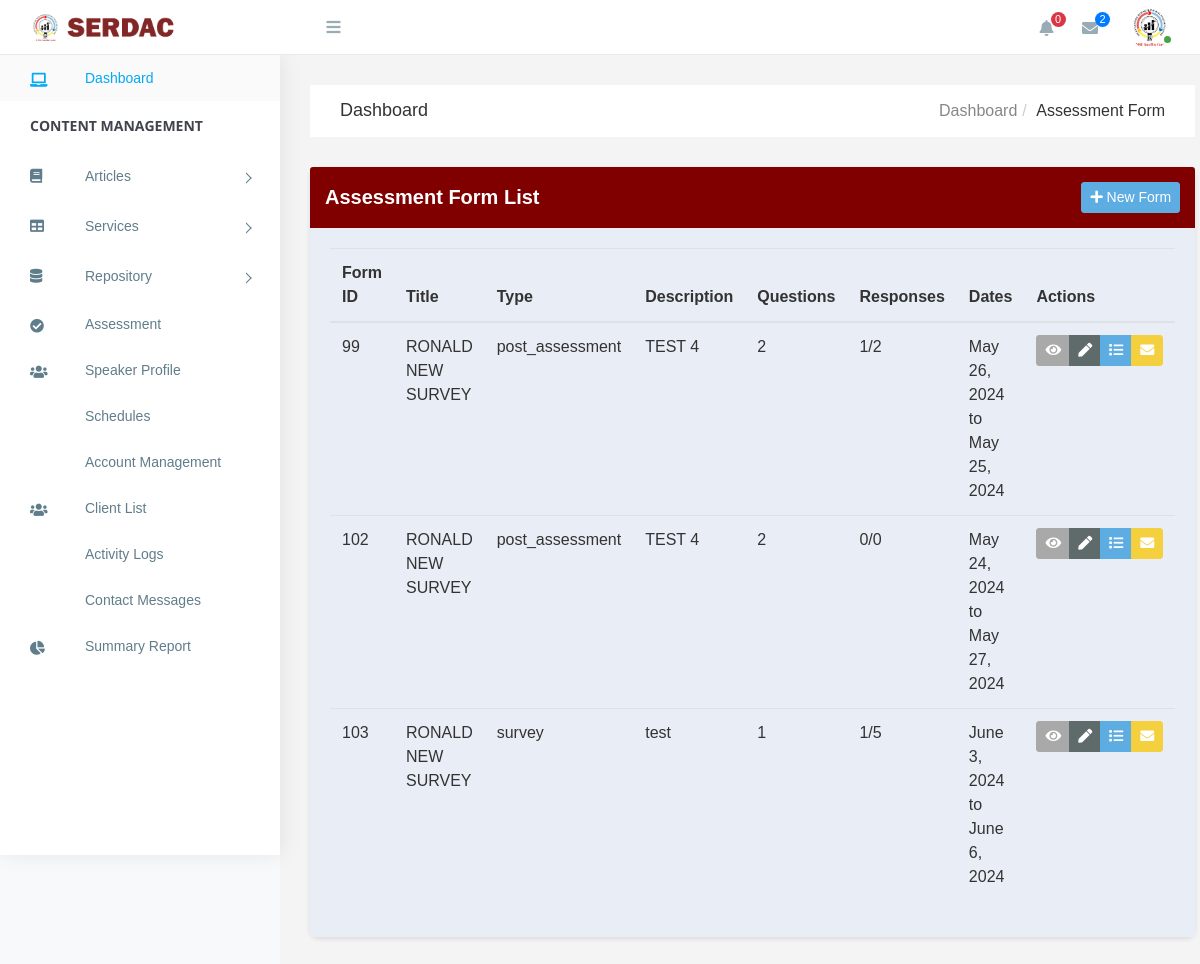
The app's page /admin/assessment.php (signed in) with its own data.
### tables this page shows
CREATE TABLE `asmt_forms` (
  `form_id` int(11) NOT NULL,
  `title` varchar(255) NOT NULL,
  `description` text DEFAULT NULL,
  `form_type` varchar(50) NOT NULL,
  `request_id` int(11) NOT NULL,
  `start_date` date DEFAULT NULL,
  `end_date` date DEFAULT NULL,
  `quota` int(11) NOT NULL,
  `response_limit` int(11) NOT NULL
);

### admin/assessment.php (the view, shortened to what this page needs)
<?php include('include/header.php')?>
<link rel="stylesheet" href="https://cdnjs.cloudflare.com/ajax/libs/font-awesome/5.15.4/css/all.min.css">
<link rel="stylesheet" href="css/assmt.form.view.css">
<body>
    <?php include('include/sidebar.php')?>
    <div id="right-panel" class="right-panel">
        <?php include('include/navbar.php')?>
        <div class="breadcrumbs">
            <div class="breadcrumbs-inner">
                <div class="row m-0">
                    <div class="col-sm-4">
                        <div class="page-header float-left">
                            <div class="page-title">
                                <h1>Dashboard</h1>
                            </div>
                        </div>
                    </div>
                    <div class="col-sm-8">
                        <div class="page-header float-right">
                            <div class="page-title">
                                <ol class="breadcrumb text-right">
                                    <li><a href="index.php">Dashboard</a></li>
                                    <li class="active">Assessment Form</li>
                                </ol>
                            </div>
                        </div>
                    </div>
                </div>
            </div>
        </div>
        <div class="content">
            <div class="row">
                <div class="col-md-12">
                    <div class="card">
                        <div class="card-header d-flex justify-content-between align-items-center">
                            <strong class="card-title">Assessment Form List</strong>
                            <a href="form_builder.php" class="btn btn-primary btn-sm" id="addNewFormBtn">
                                <i class="fas fa-plus"></i> New Form
                            </a>
                        </div>
                        <div class="card-body">
                            <div class="table-responsive custom-table-container">
                                <?php
    $results = mysqli_query($con, "SELECT * FROM asmt_forms");
    ?>
                                <table class="table table-hover" id="assessment_form_table">
                                    <thead>
                                        <tr>
                                            <th scope="col">Form ID</th>
                                            <th scope="col">Title</th>
                                            <th scope="col">Type</th>
                                            <th scope="col">Description</th>
                                            <th scope="col">Questions</th>
                                            <th scope="col">Responses</th>
                                            <th scope="col">Dates</th>
                                            <th scope="col">Actions</th>
                                        </tr>
                                    </thead>
                                    <tbody>
                                        <?php
            while ($row = mysqli_fetch_array($results)) {
                $form_id = $row['form_id'];
                $questionCountResult = mysqli_query($con, "SELECT COUNT(*) as question_count FROM asmt_questions WHERE form_id = $form_id");
                $questionCount = mysqli_fetch_assoc($questionCountResult)['question_count'];
                $responseCountResult = mysqli_query($con, "SELECT COUNT(DISTINCT user_id) as response_count FROM asmt_responses WHERE form_id = $form_id");
                $responseCount = mysqli_fetch_assoc($responseCountResult)['response_count'];
                $startDate = date('F j, Y', strtotime($row['start_date']));
                $endDate = date('F j, Y', strtotime($row['end_date']));
                $responsesWithQuota = $responseCount . '/' . $row['quota'];
            ?>
                                        <tr>
                                            <td><?php echo $row['form_id']; ?></td>
                                            <td><?php echo $row['title']; ?></td>
                                            <td><?php echo $row['form_type']; ?></td>
                                            <td><?php echo $row['description']; ?></td>
                                            <td><?php echo $questionCount; ?></td>
                                            <td><?php echo $responsesWithQuota; ?></td>
                                            <td><?php echo $startDate . ' to ' . $endDate; ?></td>
                                            <td>
                                                <div class="btn-group" role="group" aria-label="Form Actions">
                                                    <a href="../assmnt.form.php?form_id=<?php echo $row['form_id']; ?>"
                                                        target="_blank" class="btn btn-sm btn-secondary btnView"
                                                        title="View Form">
                                                        <i class="fa fa-eye"></i>
                                                    </a>
                                                    <a href="form_builder.php?form_id=<?php echo $row['form_id']; ?>"
                                                        target="_blank" class="btn btn-sm btn-dark btnView"
                                                        title="Edit Form">
                                                        <i class="fa fa-pen"></i>
                                                    </a>
                                                    <button type="button"
                                                        class="btn btn-sm btn-primary btnViewResponses"
                                                        data-form-id="<?php echo $row['form_id']; ?>"
                                                        title="View Responses">
                                                        <i class="fa fa-list"></i>
                                                    </button>
                                                    <button type="button" class="btn btn-sm btn-warning btnSendInvite"
                                                        data-form-id="<?php echo $row['form_id']; ?>"
                                                        data-title="<?php echo $row['title']; ?>"
                                                        data-description="<?php echo $row['description']; ?>"
                                                        data-toggle="modal" data-target="#emailModal"
                                                        title="Send Invite">
                                                        <i class="fa fa-envelope"></i>
                                                    </button>
                                                </div>
                                            </td>
                                        </tr>
                                        <?php } ?>
                                    </tbody>
                                </table>
                            </div>
                        </div>
                    </div>
                </div>
            </div>
        </div>
    </div>
</body>
</html>

### admin/css/custom.button.css (style rules this page uses)
.btn-primary { background-color: #5DADE2 !important; border-color: #5DADE2 !important; color: #fff !important; }
.btn-secondary { background-color: #A9A9A9 !important; border-color: #A9A9A9 !important; color: #fff !important; }
.btn-warning { background-color: #F4D03F !important; border-color: #F4D03F !important; color: #fff !important; }
.btn-dark { background-color: #5F6A6A !important; border-color: #5F6A6A !important; color: #fff !important; }

### admin/assets/css/style.css (style rules this page uses)
body { display: table; font-family: "Open Sans", sans-serif; font-size: 16px; width: 100%; }
a, button { text-decoration: none; outline: none !important; color: #878787; -webkit-transition: all 0.25s ease; transition: all 0.25s ease; }
h1, h2, h3, h4, h5, h6 { margin: 0; }
ul, ol { padding-left: 0; }
.btn, button, input, textarea { -webkit-box-shadow: none; box-shadow: none; outline: 0 !important; }
.btn { border-radius: 3px; }
.right-panel { background: #f4f4f4; margin-left: 280px; margin-top: 55px; }
.right-panel .breadcrumbs { float: left; margin-top: 30px; padding: 0 1.875em; width: 100%; }
.right-panel .breadcrumbs .breadcrumbs-inner { background-color: #fff; }
.right-panel .page-header { min-height: 50px; margin: 0px; padding: 0px 15px; background: #ffffff; border-bottom: 0px; }
.right-panel .page-header h1 { font-size: 18px; padding: 15px 0; }
.right-panel .page-header .breadcrumb { margin: 0px; padding: 13.5px 0; background: #fff; text-transform: capitalize; }
.right-panel .page-header .breadcrumb>li+li:before { padding: 0 5px; color: #ccc; content: "/\00a0"; }
.content { float: left; padding: 1.875em; width: 100%; height: 100%; }
.card { margin-bottom: 1.875em; border-radius: 5px; padding: 0; border: 0px solid transparent; -webkit-box-shadow: 0 0 20px rgba(0, 0, 0, 0.08); box-shadow: 0 0 20px rgba(0, 0, 0, 0.08); }
.card .card-body { float: left; padding: 1.25em; position: relative; width: 100%; }
.btn, .button { display: inline-block; font-weight: 400; text-align: center; white-space: nowrap; vertical-align: middle; -webkit-transition: all .15s ease-in-out; transition: all .15s ease-in-out; border-radius: 3; cursor: pointer; }
@media (max-width: 1368px) { .card-body { padding: 15px; } }

### admin/css/assmt.form.view.css (style rules this page uses)
body { background-color: #f8f9fa; font-family: Arial, sans-serif; color: #333; }
.card { border: none; border-radius: 8px; box-shadow: 0 2px 5px rgba(0, 0, 0, 0.1); }
.card-header { background-color: #800000; color: #fff; padding: 15px; border-bottom: none; border-top-left-radius: 8px; border-top-right-radius: 8px; text-align: center; font-size: 20px; font-weight: 600; }
.card-title { margin: 0; }
.card-body { padding: 20px; background-color: #e9edf5; }

### records on screen
asmt_forms: form_id "99", title "RONALD NEW SURVEY", form_type "post_assessment", description "TEST 4", questionCount "2", responsesWithQuota "1/2", start_date "May 26, 2024", end_date "May 25, 2024"
asmt_forms: form_id "102", title "RONALD NEW SURVEY", form_type "post_assessment", description "TEST 4", questionCount "2", responsesWithQuota "0/0", start_date "May 24, 2024", end_date "May 27, 2024"
asmt_forms: form_id "103", title "RONALD NEW SURVEY", form_type "survey", description "test", questionCount "1", responsesWithQuota "1/5", start_date "June 3, 2024", end_date "June 6, 2024"

### other values on screen
count($messages) "2"
